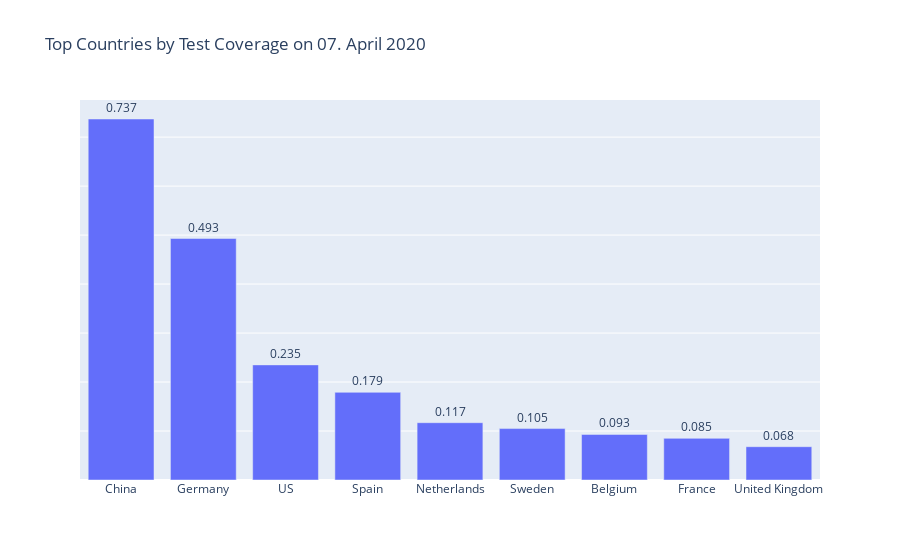

Notebook cell for this chart:
### Code cell
totalcases = pd_sims.loc['testCoverage'].sort_values(ascending=False)
top10 = totalcases.head(10)
fig = go.Figure(go.Bar(x=top10.index, y=top10.values,
                      text=top10.values,
            textposition='outside'))
fig.update_layout(title_text='Top Countries by Test Coverage on '+lastrecordeddatereadable)
fig.update_yaxes(showticklabels=False)

fig.show()
fig.write_html("datasets/"+datetoday+"_top10_testcoverage.html")

### Figure 1 — Plotly figure (JSON) as saved in the notebook; plotly's stock layout.template omitted (floating-point values rounded to 4 significant figures)
{"data": [{"text": [0.737, 0.493, 0.235, 0.179, 0.117, 0.105, 0.093, 0.085, 0.068], "textposition": "outside", "type": "bar", "x": ["China", "Germany", "US", "Spain", "Netherlands", "Sweden", "Belgium", "France", "United Kingdom"], "y": [0.737, 0.493, 0.235, 0.179, 0.117, 0.105, 0.093, 0.085, 0.068]}], "layout": {"title": {"text": "Top Countries by Test Coverage on 07. April 2020"}, "yaxis": {"showticklabels": false}}}
